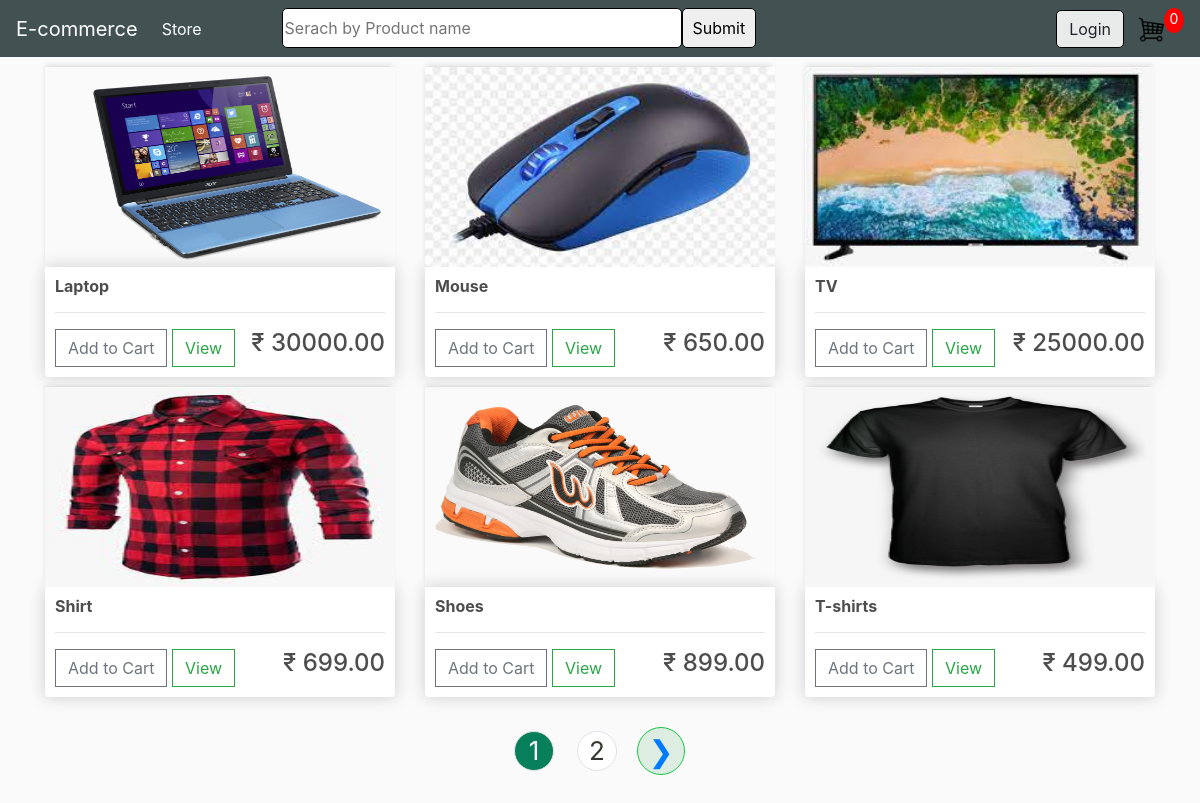
The page / on the database its author committed.
### Estore/models.py (models this page shows)
class Product(models.Model):
    name = models.CharField(max_length=200, null=True, blank=True)
    price = models.DecimalField(max_digits=7, decimal_places=2)
    digital = models.BooleanField(default=False, null=True, blank=True)
    image = models.ImageField(null=True, blank=True, upload_to='product_image/', default='placeholder.png')
    def __str__(self):
        return self.name

### Estore/views.py (the view)
# urls.py: path('', views.store, name='store'),
def store(request):
    data = cartData(request)
    cartItems = data['cartItems']
    page = 'store'
    search_item = ''
    if request.GET.get('search_item'):
        search_item = request.GET.get('search_item')
    product = Product.objects.filter(name__icontains=search_item)
    pages = request.GET.get('page')
    pagination = Paginator(product, 6)
    try:
        product = pagination.page(pages)
    except EmptyPage:
        pages = pagination.num_pages
        product = pagination.page(pages)
    except PageNotAnInteger:
        pages = 1
        product = pagination.page(pages)
    leftIndex = (int(pages) - 1)
    if leftIndex < 1:
        leftIndex = 1
    rightIndex = (int(pages) + 1)
    if rightIndex > pagination.num_pages:
        rightIndex = pagination.num_pages
    pageIndex_range = range(leftIndex, rightIndex + 1)
    context = {'products':product, 'cartItems':cartItems, 'search_item':search_item, 'page':page, 'pagination':pagination, 'pageIndex_range':pageIndex_range}
    return render(request, 'Estore/store.html', context)

### Estore/utils.py (called while the page is built, shortened)
def cookieCart(request):
    try:
        cart = json.loads(request.COOKIES['cart'])
    except:
        cart = {}
    items = []
    order = {'get_cart_total':0, 'get_cart_item':0, 'shipping':False}
    cartItems = order['get_cart_item']
    return {'items':items, 'order':order, 'cartItems':cartItems}

def cartData(request):
    if request.user.is_authenticated:
        customer = request.user.customer
        order, created = Order.objects.get_or_create(customer=customer, complete=False)
        items = order.orderitem_set.all()
        cartItems = order.get_cart_item
    else:
        cookieData = cookieCart(request)
        cartItems = cookieData['cartItems']
        order = cookieData['order']
        items = cookieData['items']
    return {'items':items, 'order':order, 'cartItems':cartItems}

### Estore/templates/Estore/store.html (shortened to what this page needs)
{% extends 'Estore/main.html' %}
{% load static %}
{% block content %}
<div class="row">
  {% for product in products %}
  <div class="col-lg-4">
    <img class="thumbnail" src="{{product.image.url}}" />
    <div class="box-element product">
      <h6><strong>{{product}}</strong></h6>
      <hr />
      <button
        data-product="{{product.id}}"
        data-action="add"
        class="btn btn-outline-secondary add-btn update-cart"
      >
        Add to Cart
      </button>
      <a class="btn btn-outline-success" href="#">View</a>
      <h4 style="float: right">&#8377; {{product.price|floatformat:2}}</h4>
    </div>
  </div>
  {% endfor %}
</div>
<div class="paginator">
  <div class="sub-paginator">
    {% for page in pageIndex_range %} {% if page == products.number %}
    <a href="?page={{page}}" class="page-link current-page">{{page}}</a>
    {% else %}
    <a href="?page={{page}}" class="page-link">{{page}}</a>
    {% endif %} {% endfor %}
  </div>
  {% if products.has_next %}
  <a href="?page={{products.next_page_number}}" class="pagination-btn"
    >&#10095;</a
  >
  {% endif %}
</div>
{% endblock content %}

### Estore/templates/Estore/main.html (shortened to what this page needs)
<!DOCTYPE html>
{% load static %}
<html lang="en">
  <head>
    <link
      rel="stylesheet"
      href="https://stackpath.bootstrapcdn.com/bootstrap/4.4.1/css/bootstrap.min.css"
    />
    <link rel="stylesheet" type="text/css" href="{% static 'css/main.css' %}" />
  </head>
  <body>
    <nav class="navbar navbar-expand-lg navbar-dark bg-dark">
      <a class="navbar-brand" href="{% url 'store' %}">E-commerce</a>
      <div class="collapse navbar-collapse" id="navbarSupportedContent">
        <ul class="navbar-nav mr-auto">
          <li class="nav-item active">
            <a class="nav-link" href="{% url 'store' %}"
              >Store <span class="sr-only">(current)</span></a
            >
          </li>
        </ul>
        {% if page == 'store' %}
        <div id="search">
          <form
            class="search-form"
            method="GET"
            action="#"
            style="display: flex; margin-right: 300px; margin-bottom: 1px"
          >
            <input
              type="text"
              class="search-bar"
              name="search_item"
              value="{{search_item}}"
              placeholder="Serach by Product name"
              style="
                display: inline-block;
                width: 400px;
                height: 40px;
                border-radius: 5px;
                border: 1px solid black;
              "
            />
            <input
              type="submit"
              value="Submit"
              class="search-btn"
              style="
                display: inline-block;
                padding: 5px 10px;
                border-radius: 5px;
                border: 1px solid black;
              "
            />
          </form>
        </div>
        {% endif %}
        {% if request.user.is_authenticated %}
        <div class="form-inline my-2 my-lg-0">
          <a
            href="{% url 'logout' %}"
            class="btn btn-warning"
            id="login-btn"
            style="
              border-radius: 5px;
              background-color: rgba(255, 255, 255, 0.884);
              border: 1px solid black;
            "
            >Logout</a
          >
        {% else %}
        <div class="form-inline my-2 my-lg-0">
          <a
            href="{% url 'login' %}"
            class="btn btn-warning"
            id="login-btn"
            style="
              border-radius: 5px;
              background-color: rgba(255, 255, 255, 0.884);
              border: 1px solid black;
            "
            >Login</a
          >
          {% endif %}
          <a href="{% url 'cart' %}">
            <img id="cart-icon" src="{% static 'images/cart.png' %}" />
          </a>
          <p id="cart-total">{{cartItems}}</p>
        </div>
      </div>
    </nav>
    <div class="container">{% block content %} {% endblock content %}</div>
  </body>
</html>

### static/css/main.css (style rules this page uses)
body { background-color: hsl(0, 0%, 98%); }
h1, h2, h3, h4, h5, h6 { color: hsl(0, 0%, 30%); }
.box-element { box-shadow: hsl(0, 0%, 80%) 0 0 16px; background-color: #fff; border-radius: 4px; padding: 10px; }
.thumbnail { width: 100%; height: 200px; -webkit-box-shadow: -1px -3px 5px -2px rgba(214, 214, 214, 1); -moz-box-shadow: -1px -3px 5px -2px rgba(214, 214, 214, 1); box-shadow: -1px -3px 5px -2px rgba(214, 214, 214, 1); }
.product { border-radius: 0 0 4px 4px; }
.bg-dark { background-color: #425253 !important; }
#cart-icon { width: 25px; display: inline-block; margin-left: 15px; color: #fff; }
#cart-total { display: block; text-align: center; color: #fff; background-color: red; width: 20px; height: 25px; border-radius: 50%; font-size: 14px; }
.col-lg-4, .col-lg-6, .col-lg-8, .col-lg-12 { margin-top: 10px; }
.btn { border-radius: 0; }

### Estore/templates/Estore/store.html (style rules this page uses)
.paginator { display: flex; align-items: center; justify-content: center; gap: 20px; margin-top: 30px; margin-bottom: 50px; font-size: 30px; }
.pagination-btn { display: flex; align-items: center; justify-content: center; border: 1px solid #18c944; width: 48px; height: 48px; border-radius: 50%; background-color: #ddede1; cursor: pointer; }
.sub-paginator { display: flex; gap: 24px; align-items: center; }
.page-link:link, .page-link:visited { font-size: 26px; text-decoration: none; color: #343a30; height: 40px; width: 40px; border-radius: 50%; display: flex; align-items: center; justify-content: center; }
.page-link.current-page { background-color: #087f5b; color: #fff; }

### rows shown on the page
Product: image (picture), name "Laptop", price "30000.00"
Product: image (picture), name "Mouse", price "650.00"
Product: image (picture), name "TV", price "25000.00"
Product: image (picture), name "Shirt", price "699.00"
Product: image (picture), name "Shoes", price "899.00"
Product: image (picture), name "T-shirts", price "499.00"

### other values the page prints
{{ cartItems }} "0"
{{ page }} "1"
{{ page }} "2"
